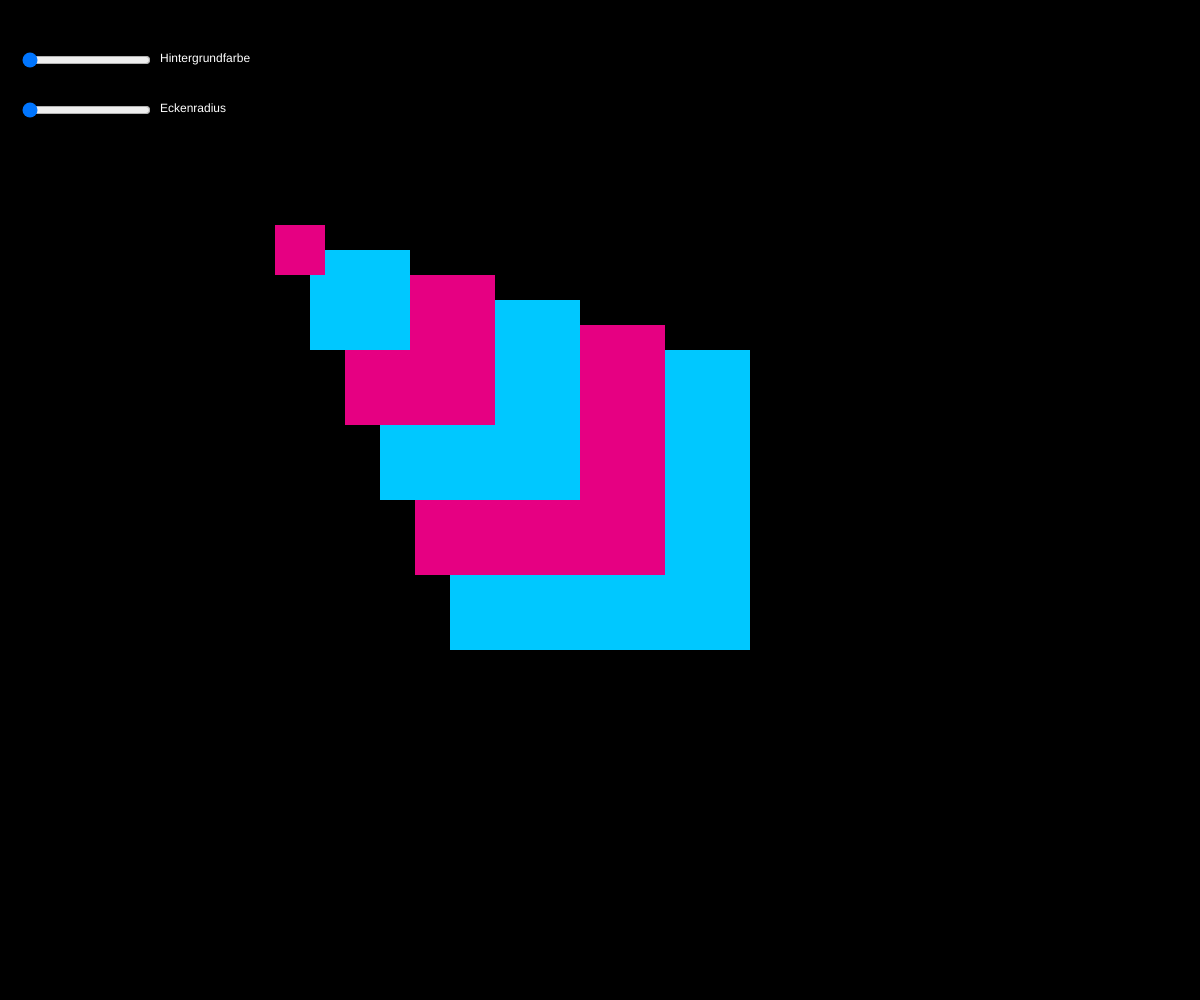
Frame 1 (no input)
Frame 60 (no input): identical to frame 1, image omitted
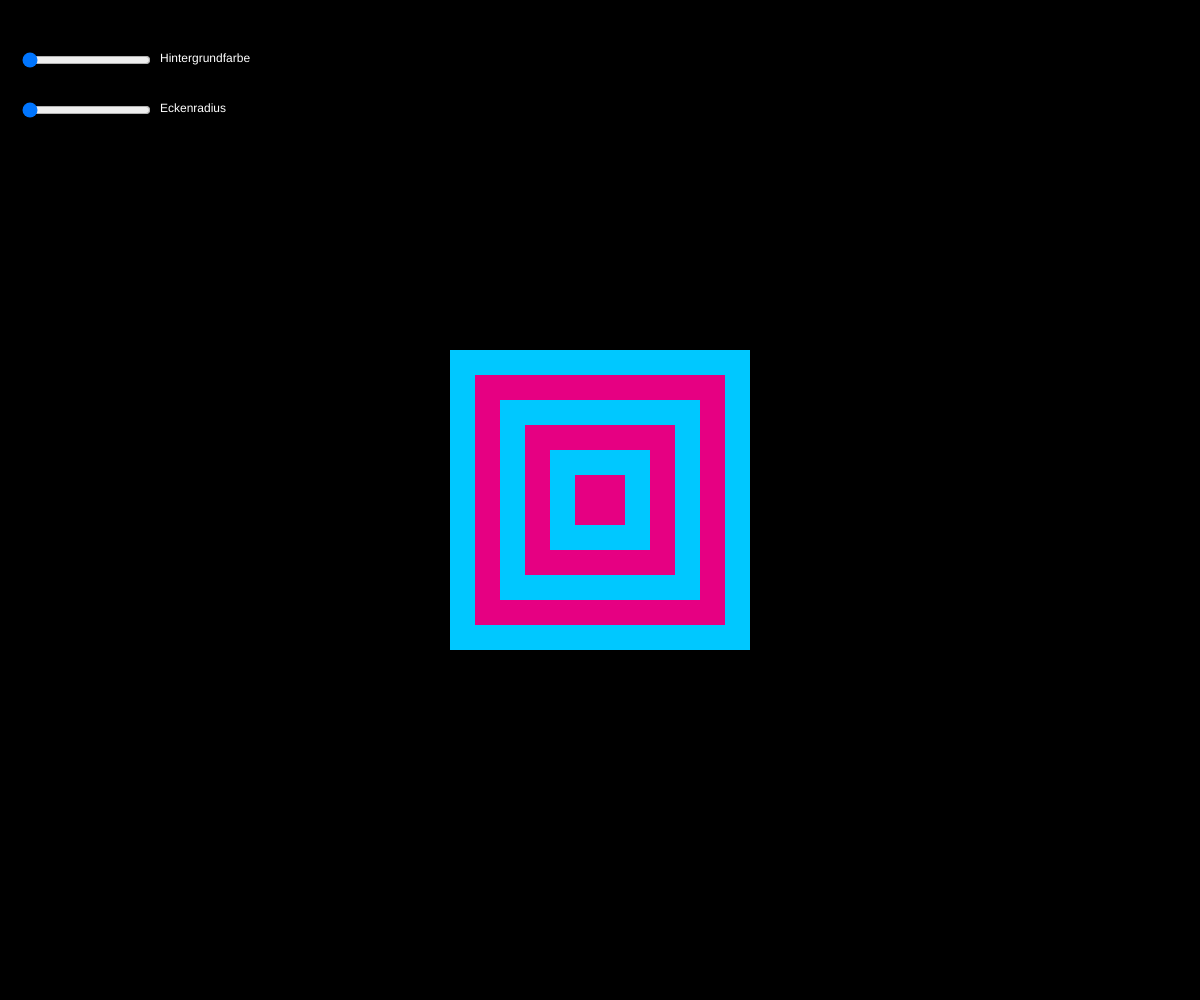
Frame 120 (the mouse pressed at the canvas centre since frame 60)

The p5.js sketch that drew these frames (run headless with seeded random() and noise() and a simulated clock; from frame 60 on, the mouse is pressed at the canvas centre):

// p5.js sketch
// ── sketch.js
//Slider für Hintergrundfarbe
let sliderFarbe;

//Slider für Eckenradius
let sliderEcken;


function setup() {
	createCanvas(windowWidth, windowHeight);
	rectMode(CENTER);
	noStroke();

	//Slider mit Bereich und Startwert
	sliderFarbe = createSlider(0, 100, 0);
	sliderFarbe.position(20, 50);

	sliderEcken = createSlider(0, 15, 0);
	sliderEcken.position(20, 100);

}

function draw() {

	//Aktuelle Werte der Slider lesen
	let farbe = sliderFarbe.value();
	let radius = sliderEcken.value();

	//Hintergrundfarbe von Schwarz zu Weiss mappen
	let grau = map(farbe, 0, 100, 0, 255);
	background(grau);

	//Abstand der Maus zur Mitte
	let abstandX = (mouseX - width / 2) / 10;
	let abstandY = (mouseY - height / 2) / 10;

	//Farben der Formen definieren
	let blau = color(0, 200, 255);
	let pink = color(230, 0, 130);

	//Formen in wechselnder Farbe gelistet
	for (let i = 0; i < 6; i++) {
		let size = 300 - i * 50; // Grösse der Formen anpassen
		let colorFill = (i % 2 === 0) ? blau : pink; // Wechselnde Farben
		fill(colorFill);
		rect(width / 2 + abstandX * i, height / 2 + abstandY * i, size, size, radius);
	}

	//Beschriftungen der Slider
	if (grau < 128) {
		fill(255); // heller Text auf dunklem Hintergrund
	} else {
		fill(0);   // dunkler Text auf hellem Hintergrund
	}

	textSize(12);
	text('Hintergrundfarbe', 160, 62);
	text('Eckenradius', 160, 112);


}
//Canvas an die Fenstergrösse anpassen
function windowResized() {
	resizeCanvas(windowWidth, windowHeight);
}
